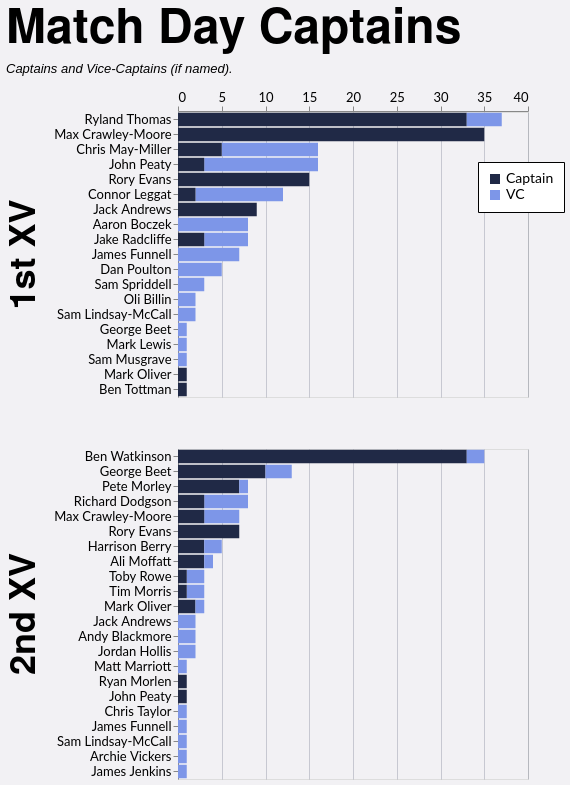

Source (Vega-Lite JSON):
### Vega-Lite specification from a JSON file in a GitHub repository (floating-point values rounded to 4 significant figures)
{"config": {"axis": {"labelFont": "Lato, sans-serif", "titleFont": "PT Sans Narrow, Helvetica Neue, Helvetica, Arial, sans-serif", "labelFontSize": 13, "titleFontSize": 24, "gridColor": "#202947", "gridOpacity": 0.2}, "header": {"labelFont": "PT Sans Narrow, Helvetica Neue, Helvetica, Arial, sans-serif", "titleFont": "PT Sans Narrow, Helvetica Neue, Helvetica, Arial, sans-serif", "labelFontSize": 24, "titleFontSize": 28, "labelFontWeight": "bold", "orient": "left"}, "legend": {"labelFont": "Lato, sans-serif", "titleFont": "PT Sans Narrow, Helvetica Neue, Helvetica, Arial, sans-serif", "labelFontSize": 14, "titleFontSize": 16, "titlePadding": 5, "fillColor": "white", "strokeColor": "black", "padding": 10, "titleFontWeight": "lighter", "titleFontStyle": "italic", "titleColor": "gray", "offset": 10}, "title": {"font": "PT Sans Narrow, Helvetica Neue, Helvetica, Arial, sans-serif", "fontSize": 48, "fontWeight": "bold", "anchor": "start", "align": "center", "titlePadding": 20, "subtitlePadding": 10, "subtitleFontSize": 13, "subtitleColor": "", "subtitleFontStyle": "italic", "offset": 15, "color": "black"}, "axisX": {"labelAngle": 0}, "facet": {"title": null, "header": null, "align": {"row": "each", "column": "each"}}, "resolve": {"scale": {"y": "independent", "facet": "independent"}}, "background": "#f2f1f4"}, "data": {"name": "data-df75ee4aef07e61fd3d0c06505edea55"}, "mark": {"type": "bar"}, "encoding": {"color": {"field": "is_captain", "legend": {"labelExpr": "datum.value ? 'Captain' : 'VC'", "legendX": 300, "legendY": 50, "orient": "none", "title": null}, "scale": {"domain": [true, false], "range": ["#202946", "#7d96e8"]}, "type": "nominal"}, "order": {"field": "is_captain", "sort": "descending", "type": "nominal"}, "row": {"field": "squad", "header": {"labelExpr": "datum.value + ' XV'", "labelFontSize": 36, "title": null}, "spacing": 50, "title": null, "type": "nominal"}, "tooltip": [{"field": "player", "type": "nominal"}, {"field": "squad", "type": "nominal"}, {"aggregate": "sum", "field": "games", "type": "quantitative"}, {"field": "is_captain", "type": "nominal"}], "x": {"aggregate": "sum", "axis": {"orient": "top", "title": null}, "field": "games", "type": "quantitative"}, "y": {"field": "player", "sort": "-x", "title": null, "type": "nominal"}}, "height": {"step": 15}, "resolve": {"scale": {"y": "independent"}}, "title": {"text": "Match Day Captains", "subtitle": "Captains and Vice-Captains (if named)."}, "width": 350, "$schema": "https://vega.github.io/schema/vega-lite/v5.20.1.json", "datasets": {"data-df75ee4aef07e61fd3d0c06505edea55": [{"player": "Max Crawley-Moore", "squad": "1st", "season": "2022/23", "game_type": "League", "is_captain": true, "games": 15}, {"player": "Ryland Thomas", "squad": "1st", "season": "2024/25", "game_type": "League", "is_captain": true, "games": 15}, {"player": "Ryland Thomas", "squad": "1st", "season": "2023/24", "game_type": "League", "is_captain": true, "games": 13}, {"player": "Rory Evans", "squad": "1st", "season": "2025/26", "game_type": "League", "is_captain": true, "games": 11}, {"player": "Ben Watkinson", "squad": "2nd", "season": "2021/22", "game_type": "League", "is_captain": true, "games": 9}, {"player": "Connor Leggat", "squad": "1st", "season": "2023/24", "game_type": "League", "is_captain": false, "games": 9}, {"player": "Ben Watkinson", "squad": "2nd", "season": "2022/23", "game_type": "League", "is_captain": true, "games": 9}, {"player": "Chris May-Miller", "squad": "1st", "season": "2024/25", "game_type": "League", "is_captain": false, "games": 9}, {"player": "Ben Watkinson", "squad": "2nd", "season": "2023/24", "game_type": "League", "is_captain": true, "games": 9}, {"player": "Max Crawley-Moore", "squad": "1st", "season": "2021/22", "game_type": "League", "is_captain": true, "games": 8}, {"player": "Jack Andrews", "squad": "1st", "season": "2021/22", "game_type": "Friendly", "is_captain": true, "games": 6}, {"player": "George Beet", "squad": "2nd", "season": "2025/26", "game_type": "League", "is_captain": true, "games": 6}, {"player": "Dan Poulton", "squad": "1st", "season": "2023/24", "game_type": "League", "is_captain": false, "games": 5}, {"player": "Chris May-Miller", "squad": "1st", "season": "2024/25", "game_type": "League", "is_captain": true, "games": 5}, {"player": "Max Crawley-Moore", "squad": "1st", "season": "2023/24", "game_type": "League", "is_captain": true, "games": 5}, {"player": "James Funnell", "squad": "1st", "season": "2021/22", "game_type": "Friendly", "is_captain": false, "games": 4}, {"player": "John Peaty", "squad": "1st", "season": "2022/23", "game_type": "League", "is_captain": false, "games": 4}, {"player": "Aaron Boczek", "squad": "1st", "season": "2025/26", "game_type": "League", "is_captain": false, "games": 4}, {"player": "John Peaty", "squad": "1st", "season": "2021/22", "game_type": "League", "is_captain": false, "games": 4}, {"player": "Pete Morley", "squad": "2nd", "season": "2024/25", "game_type": "League", "is_captain": true, "games": 4}, {"player": "Max Crawley-Moore", "squad": "2nd", "season": "2023/24", "game_type": "League", "is_captain": false, "games": 4}, {"player": "Jake Radcliffe", "squad": "1st", "season": "2025/26", "game_type": "League", "is_captain": false, "games": 3}, {"player": "Jake Radcliffe", "squad": "1st", "season": "2025/26", "game_type": "League", "is_captain": true, "games": 3}, {"player": "John Peaty", "squad": "1st", "season": "2024/25", "game_type": "League", "is_captain": false, "games": 3}, {"player": "Pete Morley", "squad": "2nd", "season": "2024/25", "game_type": "Friendly", "is_captain": true, "games": 3}, {"player": "Rory Evans", "squad": "2nd", "season": "2024/25", "game_type": "Friendly", "is_captain": true, "games": 3}, {"player": "Ryland Thomas", "squad": "1st", "season": "2023/24", "game_type": "League", "is_captain": false, "games": 3}, {"player": "Sam Spriddell", "squad": "1st", "season": "2024/25", "game_type": "League", "is_captain": false, "games": 3}, {"player": "Ben Watkinson", "squad": "2nd", "season": "2021/22", "game_type": "Friendly", "is_captain": true, "games": 3}, {"player": "Max Crawley-Moore", "squad": "1st", "season": "2022/23", "game_type": "Cup", "is_captain": true, "games": 3}, {"player": "Ryland Thomas", "squad": "1st", "season": "2023/24", "game_type": "Cup", "is_captain": true, "games": 3}, {"player": "Richard Dodgson", "squad": "2nd", "season": "2022/23", "game_type": "League", "is_captain": false, "games": 3}, {"player": "Jack Andrews", "squad": "1st", "season": "2021/22", "game_type": "League", "is_captain": true, "games": 3}, {"player": "Rory Evans", "squad": "2nd", "season": "2024/25", "game_type": "League", "is_captain": true, "games": 3}, {"player": "Harrison Berry", "squad": "2nd", "season": "2025/26", "game_type": "League", "is_captain": true, "games": 3}, {"player": "Rory Evans", "squad": "1st", "season": "2025/26", "game_type": "Cup", "is_captain": true, "games": 3}, {"player": "Max Crawley-Moore", "squad": "2nd", "season": "2024/25", "game_type": "League", "is_captain": true, "games": 2}, {"player": "Toby Rowe", "squad": "2nd", "season": "2021/22", "game_type": "League", "is_captain": false, "games": 2}, {"player": "Tim Morris", "squad": "2nd", "season": "2023/24", "game_type": "League", "is_captain": false, "games": 2}, {"player": "Richard Dodgson", "squad": "2nd", "season": "2021/22", "game_type": "League", "is_captain": false, "games": 2}, {"player": "Ryland Thomas", "squad": "1st", "season": "2024/25", "game_type": "Cup", "is_captain": true, "games": 2}, {"player": "Ali Moffatt", "squad": "2nd", "season": "2021/22", "game_type": "League", "is_captain": true, "games": 2}, {"player": "Max Crawley-Moore", "squad": "1st", "season": "2021/22", "game_type": "Cup", "is_captain": true, "games": 2}, {"player": "Ben Watkinson", "squad": "2nd", "season": "2022/23", "game_type": "Friendly", "is_captain": true, "games": 2}, {"player": "Jake Radcliffe", "squad": "1st", "season": "2025/26", "game_type": "Cup", "is_captain": false, "games": 2}, {"player": "Jack Andrews", "squad": "2nd", "season": "2023/24", "game_type": "League", "is_captain": false, "games": 2}, {"player": "Chris May-Miller", "squad": "1st", "season": "2024/25", "game_type": "Cup", "is_captain": false, "games": 2}, {"player": "George Beet", "squad": "2nd", "season": "2025/26", "game_type": "Cup", "is_captain": true, "games": 2}, {"player": "James Funnell", "squad": "1st", "season": "2021/22", "game_type": "League", "is_captain": false, "games": 2}, {"player": "George Beet", "squad": "2nd", "season": "2024/25", "game_type": "League", "is_captain": true, "games": 2}, {"player": "Harrison Berry", "squad": "2nd", "season": "2025/26", "game_type": "League", "is_captain": false, "games": 2}, {"player": "Andy Blackmore", "squad": "2nd", "season": "2021/22", "game_type": "League", "is_captain": false, "games": 2}, {"player": "Max Crawley-Moore", "squad": "1st", "season": "2023/24", "game_type": "Friendly", "is_captain": true, "games": 1}, {"player": "James Funnell", "squad": "1st", "season": "2025/26", "game_type": "Friendly", "is_captain": false, "games": 1}, {"player": "Oli Billin", "squad": "1st", "season": "2023/24", "game_type": "Cup", "is_captain": false, "games": 1}, {"player": "George Beet", "squad": "1st", "season": "2025/26", "game_type": "Friendly", "is_captain": false, "games": 1}, {"player": "Ali Moffatt", "squad": "2nd", "season": "2021/22", "game_type": "Cup", "is_captain": true, "games": 1}, {"player": "John Peaty", "squad": "1st", "season": "2021/22", "game_type": "Cup", "is_captain": false, "games": 1}, {"player": "Aaron Boczek", "squad": "1st", "season": "2023/24", "game_type": "League", "is_captain": false, "games": 1}, {"player": "Aaron Boczek", "squad": "1st", "season": "2025/26", "game_type": "Cup", "is_captain": false, "games": 1}, {"player": "Mark Lewis", "squad": "1st", "season": "2025/26", "game_type": "League", "is_captain": false, "games": 1}, {"player": "Mark Oliver", "squad": "2nd", "season": "2023/24", "game_type": "Friendly", "is_captain": true, "games": 1}, {"player": "Matt Marriott", "squad": "2nd", "season": "2021/22", "game_type": "League", "is_captain": false, "games": 1}, {"player": "Sam Musgrave", "squad": "1st", "season": "2023/24", "game_type": "League", "is_captain": false, "games": 1}, {"player": "Richard Dodgson", "squad": "2nd", "season": "2022/23", "game_type": "Cup", "is_captain": true, "games": 1}, {"player": "Tim Morris", "squad": "2nd", "season": "2024/25", "game_type": "League", "is_captain": true, "games": 1}, {"player": "Connor Leggat", "squad": "1st", "season": "2023/24", "game_type": "Friendly", "is_captain": true, "games": 1}, {"player": "Aaron Boczek", "squad": "1st", "season": "2023/24", "game_type": "Cup", "is_captain": false, "games": 1}, {"player": "Connor Leggat", "squad": "1st", "season": "2025/26", "game_type": "League", "is_captain": false, "games": 1}, {"player": "Ryan Morlen", "squad": "2nd", "season": "2023/24", "game_type": "League", "is_captain": true, "games": 1}, {"player": "Max Crawley-Moore", "squad": "2nd", "season": "2023/24", "game_type": "League", "is_captain": true, "games": 1}, {"player": "Mark Oliver", "squad": "1st", "season": "2023/24", "game_type": "Cup", "is_captain": true, "games": 1}, {"player": "John Peaty", "squad": "2nd", "season": "2024/25", "game_type": "League", "is_captain": true, "games": 1}, {"player": "Chris Taylor", "squad": "2nd", "season": "2021/22", "game_type": "Friendly", "is_captain": false, "games": 1}, {"player": "George Beet", "squad": "2nd", "season": "2024/25", "game_type": "League", "is_captain": false, "games": 1}, {"player": "Ben Watkinson", "squad": "2nd", "season": "2023/24", "game_type": "Friendly", "is_captain": true, "games": 1}, {"player": "James Funnell", "squad": "2nd", "season": "2023/24", "game_type": "League", "is_captain": false, "games": 1}, {"player": "Rory Evans", "squad": "2nd", "season": "2024/25", "game_type": "Cup", "is_captain": true, "games": 1}, {"player": "Pete Morley", "squad": "2nd", "season": "2021/22", "game_type": "League", "is_captain": false, "games": 1}, {"player": "John Peaty", "squad": "1st", "season": "2024/25", "game_type": "League", "is_captain": true, "games": 1}, {"player": "Oli Billin", "squad": "1st", "season": "2023/24", "game_type": "Friendly", "is_captain": false, "games": 1}, {"player": "George Beet", "squad": "2nd", "season": "2021/22", "game_type": "League", "is_captain": false, "games": 1}, {"player": "Mark Oliver", "squad": "2nd", "season": "2023/24", "game_type": "League", "is_captain": false, "games": 1}, {"player": "Sam Lindsay-McCall", "squad": "2nd", "season": "2024/25", "game_type": "Friendly", "is_captain": false, "games": 1}, {"player": "Archie Vickers", "squad": "2nd", "season": "2023/24", "game_type": "Friendly", "is_captain": false, "games": 1}, {"player": "John Peaty", "squad": "1st", "season": "2023/24", "game_type": "League", "is_captain": true, "games": 1}, {"player": "Jordan Hollis", "squad": "2nd", "season": "2021/22", "game_type": "Friendly", "is_captain": false, "games": 1}, {"player": "James Jenkins", "squad": "2nd", "season": "2022/23", "game_type": "Friendly", "is_captain": false, "games": 1}, {"player": "Max Crawley-Moore", "squad": "1st", "season": "2021/22", "game_type": "Friendly", "is_captain": true, "games": 1}, {"player": "Connor Leggat", "squad": "1st", "season": "2023/24", "game_type": "League", "is_captain": true, "games": 1}, {"player": "Sam Lindsay-McCall", "squad": "1st", "season": "2021/22", "game_type": "Friendly", "is_captain": false, "games": 1}, {"player": "Toby Rowe", "squad": "2nd", "season": "2021/22", "game_type": "Cup", "is_captain": true, "games": 1}, {"player": "Ali Moffatt", "squad": "2nd", "season": "2021/22", "game_type": "League", "is_captain": false, "games": 1}, {"player": "John Peaty", "squad": "1st", "season": "2021/22", "game_type": "Friendly", "is_captain": false, "games": 1}, {"player": "Sam Lindsay-McCall", "squad": "1st", "season": "2023/24", "game_type": "Friendly", "is_captain": false, "games": 1}, {"player": "Mark Oliver", "squad": "2nd", "season": "2023/24", "game_type": "League", "is_captain": true, "games": 1}, {"player": "Ben Watkinson", "squad": "2nd", "season": "2021/22", "game_type": "Cup", "is_captain": false, "games": 1}, {"player": "Ben Watkinson", "squad": "2nd", "season": "2022/23", "game_type": "League", "is_captain": false, "games": 1}, {"player": "John Peaty", "squad": "1st", "season": "2022/23", "game_type": "League", "is_captain": true, "games": 1}, {"player": "Rory Evans", "squad": "1st", "season": "2025/26", "game_type": "Friendly", "is_captain": true, "games": 1}, {"player": "George Beet", "squad": "2nd", "season": "2024/25", "game_type": "Friendly", "is_captain": false, "games": 1}, {"player": "Richard Dodgson", "squad": "2nd", "season": "2021/22", "game_type": "League", "is_captain": true, "games": 1}, {"player": "Ryland Thomas", "squad": "1st", "season": "2023/24", "game_type": "Cup", "is_captain": false, "games": 1}, {"player": "Richard Dodgson", "squad": "2nd", "season": "2022/23", "game_type": "League", "is_captain": true, "games": 1}, {"player": "Jordan Hollis", "squad": "2nd", "season": "2021/22", "game_type": "League", "is_captain": false, "games": 1}, {"player": "Ben Tottman", "squad": "1st", "season": "2024/25", "game_type": "League", "is_captain": true, "games": 1}, {"player": "Aaron Boczek", "squad": "1st", "season": "2022/23", "game_type": "League", "is_captain": false, "games": 1}]}}
